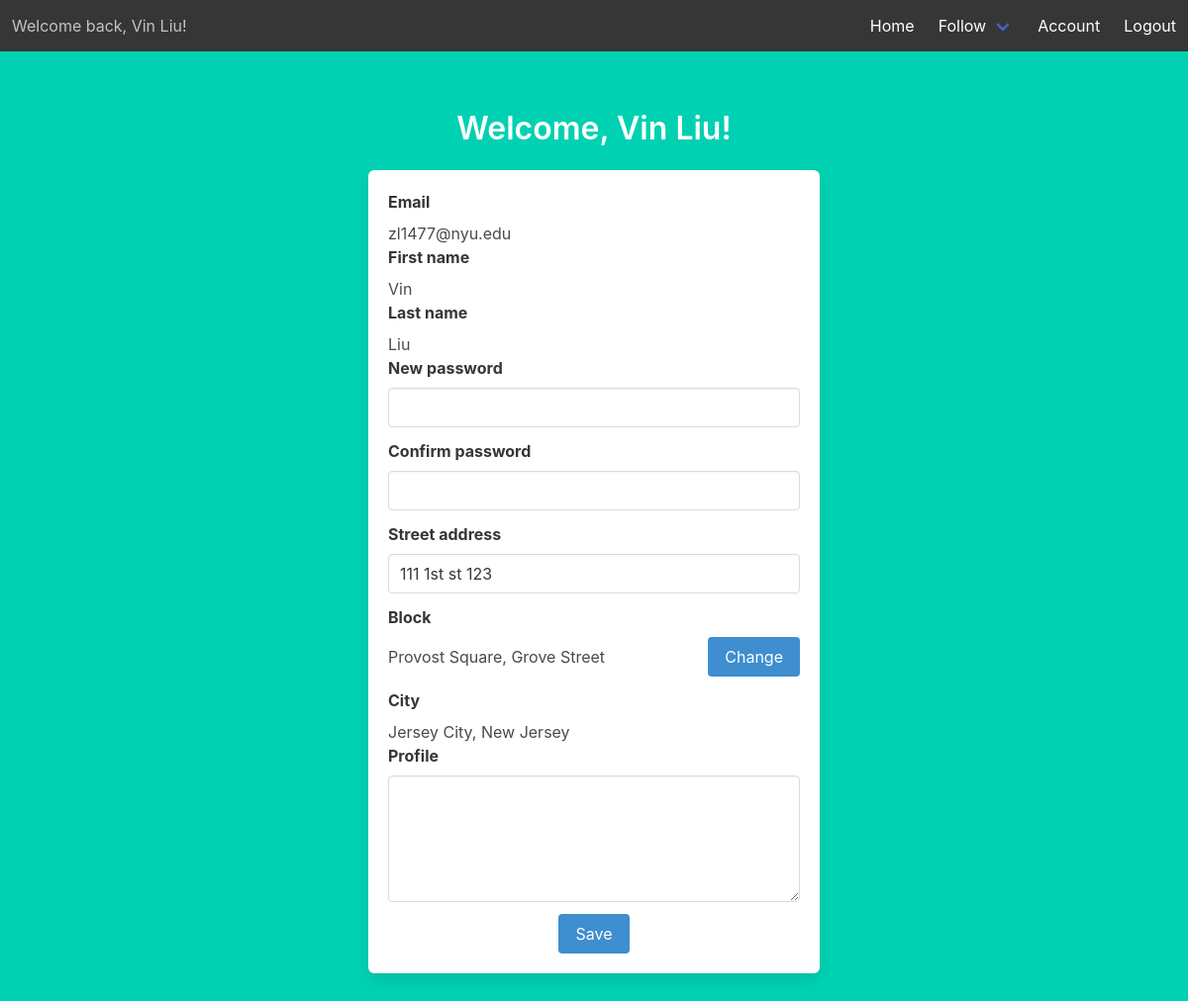
The page /account (signed in) on the database its author committed.
### models.py (models this page shows)
class Users(UserMixin, db.Model):
    __tablename__ = 'Users'
    id = db.Column(db.Integer, primary_key=True)
    email = db.Column(db.String(45), unique=True, nullable=False)
    pword = db.Column(db.String(45), nullable=False)
    fname = db.Column(db.String(45), nullable=False)
    lname = db.Column(db.String(45), nullable=False)
    street_addr = db.Column(db.String(45), nullable=False)
    cid = db.Column(db.Integer, db.ForeignKey('City.id'), nullable=False)
    uprofile = db.Column(db.Text)
    photo = db.Column(db.Text)
    last_login_timestamp = db.Column(db.DateTime, default=datetime.now())

class City(db.Model):
    __tablename__ = 'City'
    id = db.Column(db.Integer, primary_key=True)
    cname = db.Column(db.String(45), nullable=False)
    cstate = db.Column(db.String(45), nullable=False)

### account.py (the view)
@acc.route('/account')
@login_required
def account():
    city = City.query.filter_by(id=current_user.cid).first()
    if Membership.query.filter_by(uid=current_user.id).first():
        block_name = Blocks.query.filter_by(
            id=(Membership.query.filter_by(uid=current_user.id).first().bid)).first().bname
        hood_name = Hood.query.filter_by(id=(Location.query.filter_by(bid=(Blocks.query.filter_by(id=(Membership.query.filter_by(
            uid=current_user.id).first().bid)).first().id), cid=current_user.cid).first().hid)).first().hname
        return render_template('account.html', user=current_user, city=city, block='%s, %s' % (block_name, hood_name))
    else:
        return render_template('account.html', user=current_user, city=city, block='You haven\'t joined any block.')

### templates/account.html (shortened to what this page needs)
{% extends "base.html" %}
{% block content %}
<div class="column is-6 is-offset-3">
    <h1 class="title">
        Welcome, {{ user.fname }} {{ user.lname }}!
    </h1>
    <div class="box">
        <form method="POST" action="/account">
            <label class="label has-text-left">Email</label>
            <p class="has-text-left">{{ user.email }}</p>
            <label class="label has-text-left">First name</label>
            <p class="has-text-left">{{ user.fname }}</p>
            <label class="label has-text-left">Last name</label>
            <p class="has-text-left">{{ user.lname }}</p>
            <div class="field">
                <label class="label has-text-left">New password</label>
                <div class="control">
                    <input class="input" type="password" name="new-password" autofocus="">
                </div>
            </div>
            <div class="field">
                <label class="label has-text-left">Confirm password</label>
                <div class="control">
                    <input class="input" type="password" name="confirm-password" autofocus="">
                </div>
            </div>
            <div class="field">
                <label class="label has-text-left">Street address</label>
                <div class="control">
                    <input class="input" type="txt" name="street-address" value='{{ user.street_addr }}' autofocus="">
                </div>
            </div>
            <label class="label level-left">Block</label>
            <div class="field level">
                <p class="has-text-left">{{ block }}</p>
                <div class="control">
                    <a class="button is-info" href="{{ url_for('location.blocks') }}">Change</a>
                </div>
            </div>
            <label class="label has-text-left">City</label>
            <p class="has-text-left">{{ city.cname }}, {{ city.cstate }}</p>
            <div class="field">
                <label class="label has-text-left">Profile</label>
                <div class="control">
                    <textarea class="textarea" name="profile"
                        autofocus="">{% if user.uprofile %}{{ user.uprofile }}{% endif %}</textarea>
                </div>
            </div>
            <button class="button is-info">Save</button>
        </form>
    </div>
</div>
{% endblock %}

### templates/base.html (shortened to what this page needs)
<!DOCTYPE html>
<html>
<head>
    <link rel="stylesheet" href="https://cdnjs.cloudflare.com/ajax/libs/bulma/0.7.2/css/bulma.min.css" />
</head>
<body>
    <section class="hero is-primary is-fullheight">
        <div class="hero-head">
            <nav class="navbar has-background-dark" role="navigation" aria-label="main navigation">
                {% if current_user.is_authenticated %}
                <div class="navbar-start">
                    <p class="navbar-item">
                        Welcome back, {{ current_user.fname }} {{ current_user.lname }}!
                    </p>
                </div>
                {% endif %}
                <div id="navbarMenuHeroA" class="navbar-menu ">
                    <div class="navbar-end">
                        <a href="{{ url_for('main.index') }}" class="navbar-item">
                            Home
                        </a>
                        {% if current_user.is_authenticated %}
                        <div class="navbar-item has-dropdown is-hoverable has-text-white has-background-dark">
                            <a class="navbar-link has-background-dark">
                                Follow
                            </a>
                        </div>
                        {% endif %}
                        {% if current_user.is_authenticated %}
                        <a href="{{ url_for('acc.account') }}" class="navbar-item">
                            Account
                        </a>
                        {% endif %}
                        {% if current_user.is_authenticated %}
                        <a href="{{ url_for('auth.logout') }}" class="navbar-item">
                            Logout
                        </a>
                        {% endif %}
                    </div>
                </div>
            </nav>
        </div>
        <div class="hero-body">
            <div class="container has-text-centered">
                {% block content %}
                {% endblock %}
            </div>
        </div>
    </section>
</body>
</html>

### rows shown on the page
Users: fname "Vin", lname "Liu", email "zl1477@nyu.edu", street-address "111 1st st 123"
City: cname "Jersey City", cstate "New Jersey"

### other values the page prints
{{ block }} "Provost Square, Grove Street"
